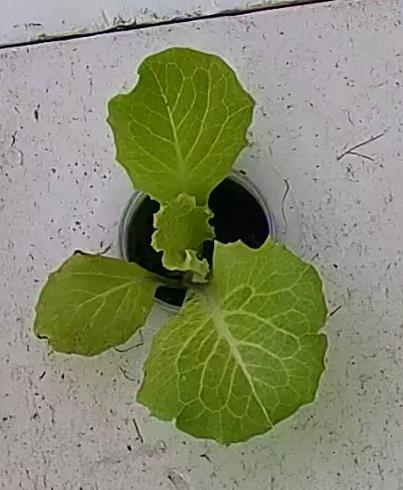
#> input picture image_data/Lettuce_Images/Healthier/Healthier_0036.jpg, 403 x 490 px; its folder holds 3 pictures in this run
$ python find_duplicates.py
#> lines starting #> are read from the running program, lines starting #| are printed output that depends on the picture
#!/usr/bin/env python3
"""Detect exact and near-duplicate images across crop datasets (T2-014).

Methodology & Architecture:
---------------------------
1. Exact Duplicates:
   - Cryptographic SHA-256 digest computed on raw file bytes.
   - Files sharing identical SHA-256 hashes are bitwise identical.

2. Near-Duplicates (Perceptual Hashing):
   - Library: Pillow (PIL) - `PIL.Image`.
   - Algorithm: Difference Hash (dHash), producing a 64-bit gradient fingerprint.
     The image is converted to 8-bit grayscale ('L') and scaled to 9x8 pixels.
     Adjacent horizontal pixels are compared across 8 rows to yield 64 bits.
   - Distance Metric: Hamming distance (number of differing bits between two 64-bit hashes).
   - Conservative Threshold: Hamming distance <= 4 bits (out of 64).
     Rationale: A distance of <= 4 bits detects near-identical images produced by burst
     captures, slight JPEG re-compression, or minor illumination shifts, while maintaining
     strict specificity against different leaf specimens.
   - Efficiency: Multi-index hashing with 5 sub-fingerprint blocks (Pigeonhole principle
     guarantees 100% recall for distance <= 4 with O(N) indexing instead of O(N^2) pairwise comparisons).
   - Grouping: Connected components (Disjoint Set Union) to group near-duplicate pairs into clusters.

Safety Guarantee:
-----------------
This tool is strictly an audit tool. It performs read-only operations on image files.
NO FILES ARE MODIFIED OR DELETED.

Re-run command:
    python scripts/find_duplicates.py all
"""

from __future__ import annotations

import argparse
import concurrent.futures
import hashlib
import json
import os
import sys
from collections import defaultdict
from datetime import datetime, timezone
from pathlib import Path
from typing import Any

from PIL import Image

PROJECT_ROOT = Path(__file__).resolve().parent.parent
IMAGE_DATA_DIR = PROJECT_ROOT / "image_data"
REPORT_OUTPUT_DIR = PROJECT_ROOT / "reports" / "data"

IMAGE_EXTENSIONS = {".jpg", ".jpeg", ".png", ".bmp", ".webp"}

CROP_FOLDERS = {
    "lettuce": IMAGE_DATA_DIR / "Lettuce_Images",
    "spinach": IMAGE_DATA_DIR / "Spinach_Images",
    "tomato": IMAGE_DATA_DIR / "Tomato_Images",
}

DEFAULT_HAMMING_THRESHOLD = 4


def compute_sha256(path: Path) -> str:
    """Compute cryptographic SHA-256 digest of file bytes."""
    h = hashlib.sha256()
    with open(path, "rb") as f:
        while chunk := f.read(65536):
            h.update(chunk)
    return h.hexdigest()


def compute_dhash(path: Path) -> int | None:
    """Compute 64-bit difference hash (dHash) using Pillow.

    Resizes to 9x8 grayscale and computes horizontal gradient bits.
    Returns 64-bit unsigned integer or None if decoding fails.
    """
    try:
        with Image.open(path) as img:
            img = img.convert("L").resize((9, 8), Image.Resampling.BILINEAR)
            pixels = list(img.getdata())

        diff = 0
        for row in range(8):
            row_offset = row * 9
            for col in range(8):
                left = pixels[row_offset + col]
                right = pixels[row_offset + col + 1]
                diff = (diff << 1) | (1 if left > right else 0)
        return diff
    except Exception:  # noqa: BLE001
        return None


def hash_single_file(file_path: Path) -> dict[str, Any]:
    """Worker task: extract SHA-256 and dHash for one image file."""
    sha = compute_sha256(file_path)
    dh = compute_dhash(file_path)
    rel_path = str(file_path.relative_to(PROJECT_ROOT)).replace("\\", "/")
    class_name = file_path.parent.name
    return {
        "path": rel_path,
        "class": class_name,
        "sha256": sha,
        "dhash": dh,
    }


def find_near_duplicate_pairs(
    records: list[dict[str, Any]],
    threshold: int,
) -> list[dict[str, Any]]:
    """Find pairs of images with dHash Hamming distance <= threshold using multi-index hashing."""
    # 5 blocks for 64 bits: 13, 13, 13, 13, 12 bits
    # By pigeonhole principle, if distance <= 4, at least one block has 0 differences.
    shifts = [0, 13, 26, 39, 52]
    masks = [0x1FFF, 0x1FFF, 0x1FFF, 0x1FFF, 0xFFF]
    block_indices: list[defaultdict[int, list[int]]] = [defaultdict(list) for _ in range(5)]

    valid_records = [(idx, r) for idx, r in enumerate(records) if r["dhash"] is not None]

    candidate_pairs: set[tuple[int, int]] = set()

    for idx, r in valid_records:
        h = r["dhash"]
        for b_idx, (shift, mask) in enumerate(zip(shifts, masks)):
            key = (h >> shift) & mask
            for other_idx in block_indices[b_idx][key]:
                pair = (min(idx, other_idx), max(idx, other_idx))
                candidate_pairs.add(pair)
            block_indices[b_idx][key].append(idx)

    pairs: list[dict[str, Any]] = []
    for i1, i2 in candidate_pairs:
        r1 = records[i1]
        r2 = records[i2]
        # Ignore pairs that are already exact duplicates
        if r1["sha256"] == r2["sha256"]:
            continue

        dist = (r1["dhash"] ^ r2["dhash"]).bit_count()
        if dist <= threshold:
            pairs.append({
                "file1": r1["path"],
                "class1": r1["class"],
                "file2": r2["path"],
                "class2": r2["class"],
                "hamming_distance": dist,
                "dhash1": f"{r1['dhash']:016x}",
                "dhash2": f"{r2['dhash']:016x}",
                "same_class": r1["class"] == r2["class"],
            })

    # Sort pairs by distance then paths
    pairs.sort(key=lambda p: (p["hamming_distance"], p["file1"], p["file2"]))
    return pairs


def cluster_components(pairs: list[dict[str, Any]], key1: str, key2: str) -> list[list[str]]:
    """Group pairwise connections into connected components (clusters)."""
    adj = defaultdict(set)
    nodes = set()
    for p in pairs:
        u = p[key1]
        v = p[key2]
        adj[u].add(v)
        adj[v].add(u)
        nodes.add(u)
        nodes.add(v)

    visited = set()
    clusters = []
    for node in sorted(nodes):
        if node not in visited:
            component = []
            queue = [node]
            visited.add(node)
            while queue:
                curr = queue.pop(0)
                component.append(curr)
                for neighbor in adj[curr]:
                    if neighbor not in visited:
                        visited.add(neighbor)
                        queue.append(neighbor)
            clusters.append(sorted(component))
    return sorted(clusters, key=lambda c: (-len(c), c[0]))


def audit_crop_duplicates(
    crop: str,
    output_dir: Path,
    threshold: int = DEFAULT_HAMMING_THRESHOLD,
    max_workers: int = 16,
) -> dict[str, Any]:
    """Run exact and near-duplicate audit for a single crop."""
    crop_folder = CROP_FOLDERS[crop]
    print(f"\n[{crop.upper()}] Scanning folder: {crop_folder}")

    if not crop_folder.exists():
        print(f"ERROR: Folder {crop_folder} does not exist.")
        return {}

    image_files = [
        p for p in sorted(crop_folder.rglob("*"))
        if p.is_file() and p.suffix.lower() in IMAGE_EXTENSIONS and not p.name.startswith(".")
    ]
    total_images = len(image_files)
    print(f"[{crop.upper()}] Found {total_images} image files. Extracting SHA-256 and dHash fingerprints...")

    # Parallel hash extraction
    with concurrent.futures.ThreadPoolExecutor(max_workers=max_workers) as executor:
        records = list(executor.map(hash_single_file, image_files))

    # 1. Exact duplicates (SHA-256)
    sha_map = defaultdict(list)
    for r in records:
        sha_map[r["sha256"]].append(r)

    exact_groups: list[dict[str, Any]] = []
    total_exact_duplicate_files = 0
    for sha, group_records in sorted(sha_map.items()):
        if len(group_records) > 1:
            paths = [r["path"] for r in group_records]
            classes = list({r["class"] for r in group_records})
            exact_groups.append({
                "sha256": sha,
                "file_count": len(paths),
                "files": paths,
                "classes": classes,
                "cross_class": len(classes) > 1,
            })
            total_exact_duplicate_files += len(paths)

    # 2. Near-duplicates (dHash)
    near_pairs = find_near_duplicate_pairs(records, threshold=threshold)
    near_clusters = cluster_components(near_pairs, "file1", "file2")
    cross_class_near_pairs = [p for p in near_pairs if not p["same_class"]]

    report: dict[str, Any] = {
        "crop": crop,
        "source_folder": str(crop_folder.relative_to(PROJECT_ROOT)).replace("\\", "/"),
        "timestamp_utc": datetime.now(timezone.utc).isoformat(),
        "total_images_scanned": total_images,
        "methodology": {
            "library": "Pillow (PIL)",
            "exact_hash_algorithm": "SHA-256",
            "perceptual_hash_algorithm": "dHash (64-bit difference hash)",
            "hamming_distance_threshold": threshold,
            "threshold_rationale": (
                f"Hamming distance <= {threshold} out of 64 bits identifies visually identical images, "
                "burst shots, or minor re-compression artifacts while preventing false positives across distinct leaves."
            ),
            "safety_policy": "Non-destructive audit only. No files were modified or deleted.",
        },
        "exact_duplicates": {
            "total_groups": len(exact_groups),
            "total_files_in_groups": total_exact_duplicate_files,
            "cross_class_groups_count": sum(1 for g in exact_groups if g["cross_class"]),
            "groups": exact_groups,
        },
        "near_duplicates": {
            "total_pairs": len(near_pairs),
            "total_clusters": len(near_clusters),
            "cross_class_pairs_count": len(cross_class_near_pairs),
            "clusters": [
                {
                    "cluster_id": i + 1,
                    "file_count": len(c),
                    "files": c,
                }
                for i, c in enumerate(near_clusters)
            ],
            "pairs_sample": near_pairs[:50],  # first 50 pairs for JSON brevity
        },
    }

    output_dir.mkdir(parents=True, exist_ok=True)
    report_file = output_dir / f"image_duplicates_{crop}.json"
    with open(report_file, "w", encoding="utf-8") as f:
        json.dump(report, f, indent=2)

    print(f"[{crop.upper()}] Audit complete:")
    print(f"  - Exact duplicate groups: {len(exact_groups)} ({total_exact_duplicate_files} files)")
    print(f"  - Near duplicate pairs (dist <= {threshold}): {len(near_pairs)} ({len(near_clusters)} clusters)")
    print(f"  - Cross-class near pairs: {len(cross_class_near_pairs)}")
    print(f"  - Report saved to: {report_file}")

    return report


def generate_consolidated_markdown(
    all_reports: dict[str, dict[str, Any]],
    output_dir: Path,
) -> Path:
    """Generate consolidated markdown summary across all crops."""
    md_lines: list[str] = [
        "# Image Duplicate Audit Report (T2-014)",
        "",
        f"**Generated:** {datetime.now(timezone.utc).isoformat()}",
        "**Script:** `scripts/find_duplicates.py`",
        "**Safety Policy:** Non-destructive audit report only. No image files were modified or deleted.",
        "",
        "## 1. Methodology, Libraries & Thresholds",
        "",
        "- **Exact Duplicates:** `SHA-256` digest on raw file bytes.",
        "- **Near-Duplicates:** Pillow (`PIL.Image`) difference hash (`dHash`, 64-bit gradient).",
        "- **Perceptual Distance Threshold:** Hamming distance **≤ 4** bits (out of 64).",
        (
            "- **Threshold Rationale:** Conservative threshold chosen to capture identical/burst-shot "
            "photographs and slight compression differences without erroneously matching distinct plant specimens."
        ),
        "- **Search Optimization:** Multi-index inverted table (5 sub-fingerprint blocks) guaranteeing 100% recall.",
        "",
        "## 2. Summary of Findings by Crop",
        "",
        "| Crop | Total Images | Exact Groups | Exact Files | Near Pairs (≤4) | Near Clusters | Cross-Class Near Pairs |",
        "|---|:---:|:---:|:---:|:---:|:---:|:---:|",
    ]

    for crop, rep in all_reports.items():
        total = rep.get("total_images_scanned", 0)
        ex_grp = rep.get("exact_duplicates", {}).get("total_groups", 0)
        ex_files = rep.get("exact_duplicates", {}).get("total_files_in_groups", 0)
        nr_pairs = rep.get("near_duplicates", {}).get("total_pairs", 0)
        nr_clust = rep.get("near_duplicates", {}).get("total_clusters", 0)
        cc_pairs = rep.get("near_duplicates", {}).get("cross_class_pairs_count", 0)
        md_lines.append(f"| `{crop}` | {total:,} | {ex_grp} | {ex_files} | {nr_pairs:,} | {nr_clust:,} | {cc_pairs:,} |")

    md_lines.extend([
        "",
        "## 3. Analysis & Implications for ML Splits",
        "",
        "1. **Exact Duplicates:**",
        "   - Identical byte-for-byte copies must be isolated so they never appear on both sides of a train/test split.",
        "2. **Near-Duplicates & Burst Capture Contamination:**",
        "   - Near-duplicates indicate multiple frames photographed from the same plant head or specimen.",
        "   - If near-duplicates leak across train and test sets, model accuracy is artificially inflated.",
        "   - Splits must be grouped by plant specimen/session rather than naive random sampling.",
        "3. **Cross-Class Near-Duplicates:**",
        "   - Cross-class near pairs highlight potential label noise or ambiguous border conditions between deficiency stages.",
        "",
        "---",
        "*Detailed per-crop JSON reports available at `reports/data/image_duplicates_{crop}.json`.*",
    ])

    summary_file = output_dir / "image_duplicates_summary.md"
    summary_file.write_text("\n".join(md_lines), encoding="utf-8")
    print(f"\nConsolidated markdown report written to: {summary_file}")
    return summary_file


def main() -> int:
    parser = argparse.ArgumentParser(description="Audit image datasets for exact and near duplicates (T2-014).")
    parser.add_argument(
        "crop",
        nargs="?",
        choices=["lettuce", "spinach", "tomato", "all"],
        default="all",
        help="Crop to audit, or 'all' to audit lettuce, spinach, and tomato (default: all).",
    )
    parser.add_argument(
        "--threshold",
        type=int,
        default=DEFAULT_HAMMING_THRESHOLD,
        help=f"Hamming distance threshold for near-duplicates (default: {DEFAULT_HAMMING_THRESHOLD}).",
    )
    parser.add_argument(
        "--output-dir",
        type=Path,
        default=REPORT_OUTPUT_DIR,
        help="Directory to save JSON and markdown reports.",
    )
    parser.add_argument(
        "--workers",
        type=int,
        default=min(32, (os.cpu_count() or 4) * 2),
        help="Number of worker threads for parallel hash extraction.",
    )
    args = parser.parse_args()

    crops_to_run = ["lettuce", "spinach", "tomato"] if args.crop == "all" else [args.crop]

    print("================================================================================")
    print("IMAGE DATASET DUPLICATE AUDIT (T2-014)")
    print(f"Perceptual Library: Pillow (PIL) | Hash: dHash (64-bit) | Threshold: <= {args.threshold}")
    print("Policy: Read-only non-destructive audit (no files will be modified or deleted)")
    print("================================================================================")

    all_reports: dict[str, dict[str, Any]] = {}
    for crop in crops_to_run:
        rep = audit_crop_duplicates(crop, args.output_dir, threshold=args.threshold, max_workers=args.workers)
#> in compute_dhash, img is the input picture: PIL image 403x490 RGB; mean R, G, B 135.5, 139.6, 111.1
#> in compute_dhash, `pixels = list(img.getdata())`: pixels = 72 values, max 173 at index 19, min 54 at index 32, mean 134.9
#> after the loop in compute_dhash, `for row in range(8):`: diff = 16172549926356840568
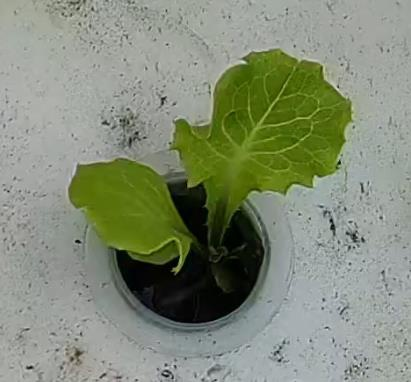
#> input picture image_data/Lettuce_Images/Healthier/Healthier_0067.jpg, 411 x 382 px
#> in compute_dhash, img is the input picture: PIL image 411x382 RGB; mean R, G, B 131.6, 140.1, 119.6
#> in compute_dhash (call 2), `pixels = list(img.getdata())`: pixels = 72 values, max 171 at index 9, min 22 at index 49, mean 135.2
#> after the loop in compute_dhash (call 2), `for row in range(8):`: diff = 14769828691679703475
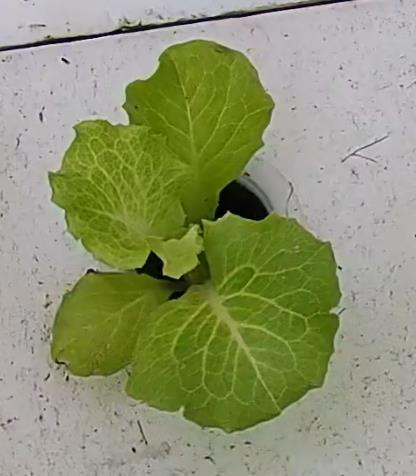
#> input picture image_data/Lettuce_Images/Healthier/Healthier_0068.jpg, 416 x 476 px
#> in compute_dhash, img is the input picture: PIL image 416x476 RGB; mean R, G, B 142.5, 148.5, 111.8
#> in compute_dhash (call 3), `pixels = list(img.getdata())`: pixels = 72 values, max 185 at index 8, min 82 at index 31, mean 142.3
#> after the loop in compute_dhash (call 3), `for row in range(8):`: diff = 17361641480869179632
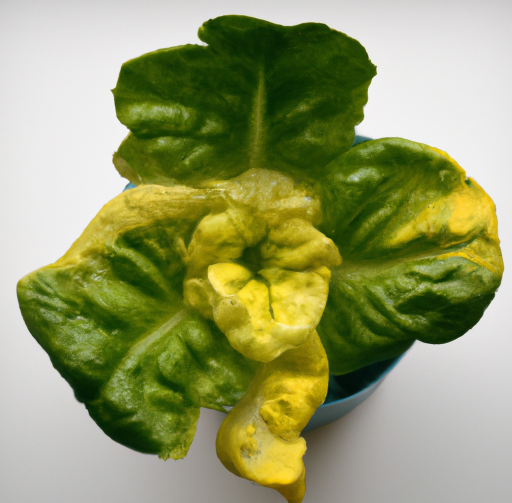
#> input picture image_data/Lettuce_Images/NitrogenDeficiency/NitrogenDeficiency_0005.jpg, 1023 x 1006 px (shown at 1/2 size)
#> in compute_dhash, img is the input picture: PIL image 1023x1006 RGB; mean R, G, B 148, 154, 103.2
#> in compute_dhash (call 4), `pixels = list(img.getdata())`: pixels = 72 values, max 235 at index 16, min 46 at index 13, mean 145.5
#> after the loop in compute_dhash (call 4), `for row in range(8):`: diff = 8210617291602970856
#> in audit_crop_duplicates, `records = list(executor.map(hash_single_file, image_files))`: records = 4 items
#> the loop in audit_crop_duplicates, `for r in records:` made 4 passes
#> after the loop in audit_crop_duplicates, `for sha, group_records in sorted(sha_map.items()):`: exact_groups = []; total_exact_duplicate_files = 0
#> in find_near_duplicate_pairs, `valid_records = [(idx, r) for idx, r in enumerate(records) if r["dhash..`: valid_records = 4 items
#> the loop in find_near_duplicate_pairs, `for idx, r in valid_records:` made 4 passes
#> h on passes 1 to 4: 16172549926356840568, 14769828691679703475, 17361641480869179632, 8210617291602970856
#> after the loop in find_near_duplicate_pairs, `for idx, r in valid_records:`: candidate_pairs = 0 items
#> after the loop in find_near_duplicate_pairs, `for i1, i2 in candidate_pairs:`: pairs = []
#> after the loop in cluster_components, `for p in pairs:`: nodes = 0 items
#> after the loop in cluster_components, `for node in sorted(nodes):`: clusters = []; visited = 0 items
#> in audit_crop_duplicates, `near_clusters = cluster_components(near_pairs, "file1", "file2")`: near_clusters = []
#|   - Exact duplicate groups: 0 (0 files)
#|   - Near duplicate pairs (dist <= 4): 0 (0 clusters)
#|   - Cross-class near pairs: 0
#> rep = 7 items
        all_reports[crop] = rep

    generate_consolidated_markdown(all_reports, args.output_dir)
#> the loop in generate_consolidated_markdown, `for crop, rep in all_reports.items():` made 3 passes
#> (crop, total) on passes 1 to 3: ('lettuce', 4), ('spinach', 0), ('tomato', 0)
#> after the loop in generate_consolidated_markdown, `for crop, rep in all_reports.items():`: md_lines = 21 items

    print("\n--------------------------------------------------------------------------------")
    print("DUPLICATE AUDIT COMPLETED SUCCESSFULLY FOR ALL REQUESTED CROPS.")
    return 0


if __name__ == "__main__":
    sys.exit(main())
#> (the program exits here)
